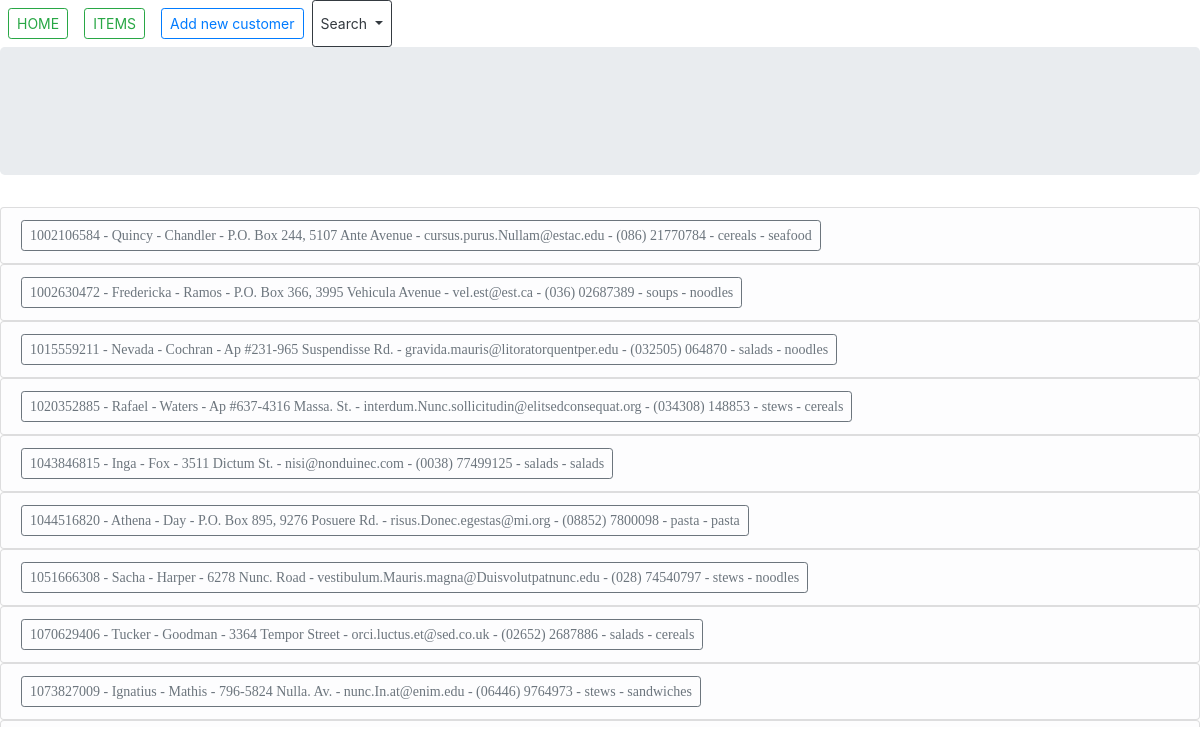
/customers, run on an earlier commit of the app's database.
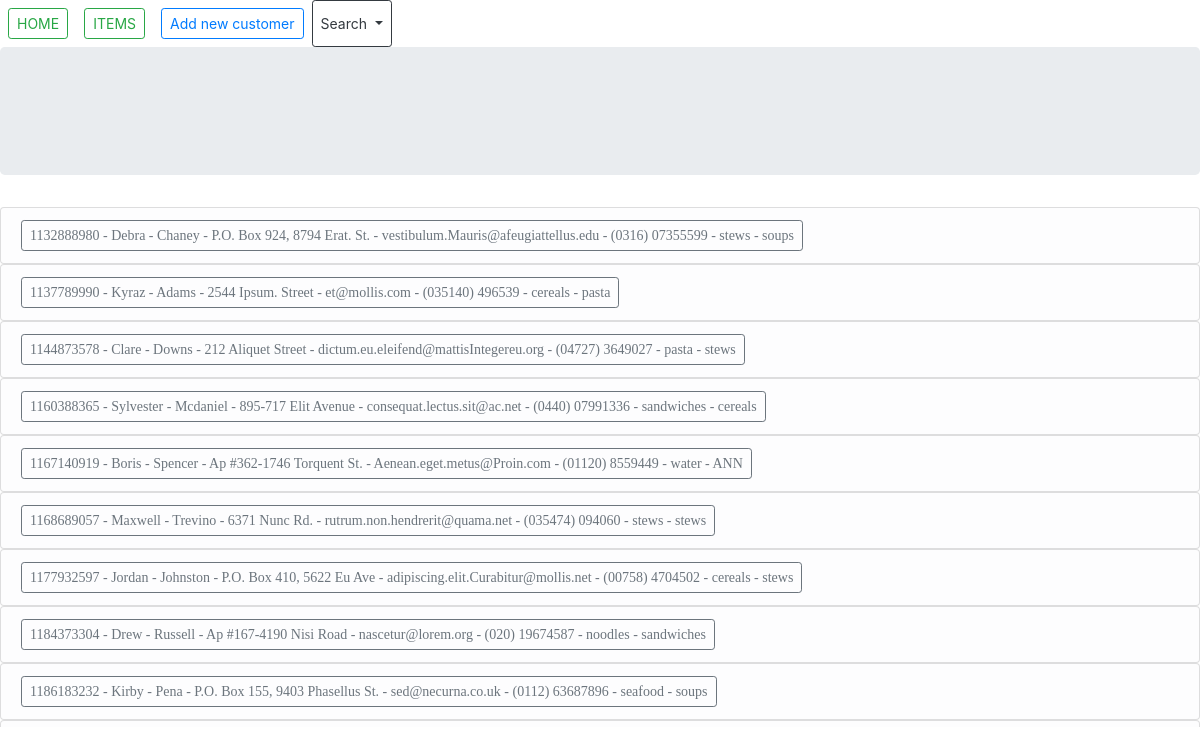
And on a later commit of the database.
### models.py (models this page shows)
class Customer(db.Model):
    customer_id = db.Column(db.Integer, primary_key=True)
    first_name = db.Column(db.String(40), nullable=False)
    last_name = db.Column(db.String(40), nullable=False)
    address = db.Column(db.String(255), nullable=False)
    email = db.Column(db.String(80,), nullable=False, unique=True)
    phone = db.Column(db.String(30), nullable=False)
    basket = db.Column(db.String(40), nullable=True, default="None")
    buy = db.Column(db.String(40), nullable=True, default="None")
    def __repr__(self):
        return "{} - {} - {} - {} - {} - {} - {} - {}".format(self.customer_id, self.first_name, self.last_name, self.address, self.email, self.phone, self.basket, self.buy)

### app.py (the view)
@app.route("/customers", methods=["GET", "POST"])
def customers():
    form = SelectCustomerForm()
    all_customers = show_all_customers()
    return render_template("customers.html", all_customers=all_customers, form=form)

### models.py (called while the page is built)
def show_all_customers():
    all_customers = Customer.query.all()
    return all_customers

### templates/customers.html (shortened to what this page needs)
{%extends "customers_items_layout.html"%}
{%block content%}
  <nav class="navbar-fixed-top navbar-expand-lg navbar-light">
    <div class="navbar-nav navbar-fixed-top">
      <a class="nav-item nav-link" href="{{ url_for('home') }}"><button class="btn btn-outline-success btn-sm" type="button">HOME</button></a>
      <a class="nav-item nav-link" href="{{ url_for('items') }}"><button class="btn btn-outline-success btn-sm" type="button">ITEMS</button></a>
      <a class="nav-item nav-link" href="{{ url_for('add_new_customer') }}"><button class="btn btn-outline-primary btn-sm" type="button">Add new customer</button></a>
      <button class="btn  btn-outline-dark btn-sm dropdown-toggle" type="button" id="dropdownMenuButton" data-toggle="dropdown" aria-haspopup="true" aria-expanded="false">
        Search
      </button>
    </div>
  </nav>
<div class="jumbotron">
</div>
<div style="height:520px;width:520  px;font:16px/26px Georgia, Garamond, Serif;overflow:auto;">
  <strong>{%for customer in all_customers%}</strong>
  <ul class="list-group">
    <li class="list-group-item list-group-item-light"> <a href={{customer.customer_id}}> <button class="btn btn-sm btn-outline-secondary" type="button">{{customer}}</button> </a></li>
  </ul>
  {%endfor%}
</div>
{%endblock content%}

What changed in the data, as far as the page shows it:
removed Customer: customer_id+first_name+last_name "1002106584 - Quincy - Chandler - P.O. Box 244, 5107 Ante Avenue - cursus.purus.Nullam@estac.edu - (086) 21770784 - cereals - seafood"
removed Customer: customer_id+first_name+last_name "1002630472 - Fredericka - Ramos - P.O. Box 366, 3995 Vehicula Avenue - vel.est@est.ca - (036) 02687389 - soups - noodles"
removed Customer: customer_id+first_name+last_name "1015559211 - Nevada - Cochran - Ap #231-965 Suspendisse Rd. - gravida.mauris@litoratorquentper.edu - (032505) 064870 - salads - noodles"
removed Customer: customer_id+first_name+last_name "1020352885 - Rafael - Waters - Ap #637-4316 Massa. St. - interdum.Nunc.sollicitudin@elitsedconsequat.org - (034308) 148853 - stews - cereals"
removed Customer: customer_id+first_name+last_name "1043846815 - Inga - Fox - 3511 Dictum St. - nisi@nonduinec.com - (0038) 77499125 - salads - salads"
removed Customer: customer_id+first_name+last_name "1044516820 - Athena - Day - P.O. Box 895, 9276 Posuere Rd. - risus.Donec.egestas@mi.org - (08852) 7800098 - pasta - pasta"
removed Customer: customer_id+first_name+last_name "1051666308 - Sacha - Harper - 6278 Nunc. Road - vestibulum.Mauris.magna@Duisvolutpatnunc.edu - (028) 74540797 - stews - noodles"
removed Customer: customer_id+first_name+last_name "1070629406 - Tucker - Goodman - 3364 Tempor Street - orci.luctus.et@sed.co.uk - (02652) 2687886 - salads - cereals"
removed Customer: customer_id+first_name+last_name "1073827009 - Ignatius - Mathis - 796-5824 Nulla. Av. - nunc.In.at@enim.edu - (06446) 9764973 - stews - sandwiches"
now on this page (row unchanged): Customer: customer_id+first_name+last_name "1132888980 - Debra - Chaney - P.O. Box 924, 8794 Erat. St. - vestibulum.Mauris@afeugiattellus.edu - (0316) 07355599 - stews - soups"
now on this page (row edited): Customer: customer_id+first_name+last_name "1137789990 - Kyraz - Adams - 2544 Ipsum. Street - et@mollis.com - (035140) 496539 - cereals - pasta"
now on this page (row unchanged): Customer: customer_id+first_name+last_name "1144873578 - Clare - Downs - 212 Aliquet Street - dictum.eu.eleifend@mattisIntegereu.org - (04727) 3649027 - pasta - stews"
now on this page (row unchanged): Customer: customer_id+first_name+last_name "1160388365 - Sylvester - Mcdaniel - 895-717 Elit Avenue - consequat.lectus.sit@ac.net - (0440) 07991336 - sandwiches - cereals"
now on this page (row edited): Customer: customer_id+first_name+last_name "1167140919 - Boris - Spencer - Ap #362-1746 Torquent St. - Aenean.eget.metus@Proin.com - (01120) 8559449 - water - ANN"
now on this page (row unchanged): Customer: customer_id+first_name+last_name "1168689057 - Maxwell - Trevino - 6371 Nunc Rd. - rutrum.non.hendrerit@quama.net - (035474) 094060 - stews - stews"
now on this page (row unchanged): Customer: customer_id+first_name+last_name "1177932597 - Jordan - Johnston - P.O. Box 410, 5622 Eu Ave - adipiscing.elit.Curabitur@mollis.net - (00758) 4704502 - cereals - stews"
now on this page (row unchanged): Customer: customer_id+first_name+last_name "1184373304 - Drew - Russell - Ap #167-4190 Nisi Road - nascetur@lorem.org - (020) 19674587 - noodles - sandwiches"
now on this page (row unchanged): Customer: customer_id+first_name+last_name "1186183232 - Kirby - Pena - P.O. Box 155, 9403 Phasellus St. - sed@necurna.co.uk - (0112) 63687896 - seafood - soups"
